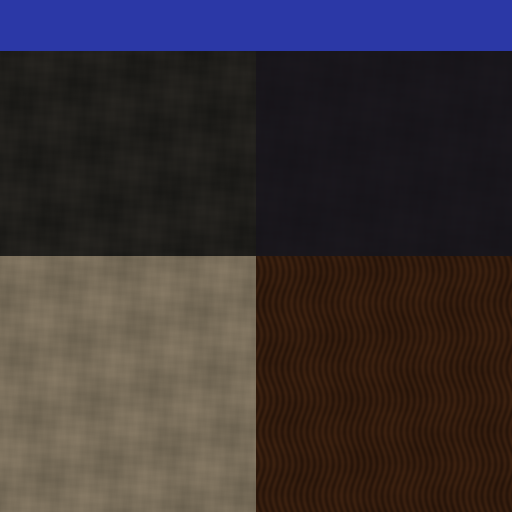
#> input picture output/arena/arena-atlas-1024-basecolor.png, 1024 x 1024 px, given in place of arena-pillar.png, which was not available (shown at 1/2 size)
$ python make_asset_preview.py
#> lines starting #> are read from the running program, lines starting #| are printed output that depends on the picture; pictures that were not available may be replaced by others from this repository, and a replacement may not be noted
"""Assemble actual Blender renders into a labeled contact sheet."""
from pathlib import Path
from PIL import Image, ImageDraw, ImageFont
root=Path(__file__).resolve().parent.parent
names=['arena-pillar','arena-crate','arena-platform','arena-wall-segment','arena-low-wall',
       'arena-broken-pillar','arena-rubble','arena-stairs','arena-brazier','arena-spawn-circle',
       'arena-banner','stone-floor','stone-wall']
labels=['Stone pillar','Wooden crate','Central platform','Wall segment','Low wall',
        'Broken pillar','Rubble','Stairs','Brazier','Spawn circle','Banner','Stone floor','Stone wall']
font_path=Path('C:/Windows/Fonts/segoeui.ttf')
font=ImageFont.truetype(str(font_path),22)
title_font=ImageFont.truetype(str(font_path),36)
sheet=Image.new('RGB',(1600,1840),(29,27,26));draw=ImageDraw.Draw(sheet)
draw.text((32,22),'TEMNORID ARENA · ACTUAL ASSET RENDERS',font=title_font,fill=(232,223,205))
for i,(name,label) in enumerate(zip(names,labels)):
    col=i%4;row=i//4;x=col*400+14;y=82+row*435
    im=Image.open(root/'output/arena'/f'{name}.png').convert('RGB').resize((372,372),Image.Resampling.LANCZOS)
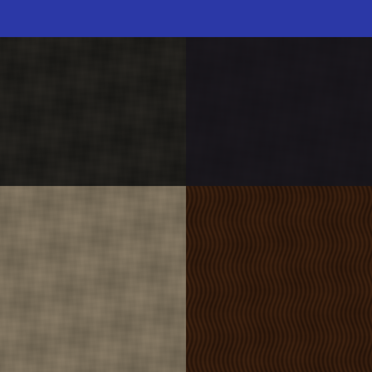
#> im: PIL image 372x372 RGB; mean R, G, B 57.3, 49.4, 52.4
    sheet.paste(im,(x,y));draw.text((x+4,y+380),label,font=font,fill=(232,223,205))
#> after `sheet.paste(im, (x, y))`:
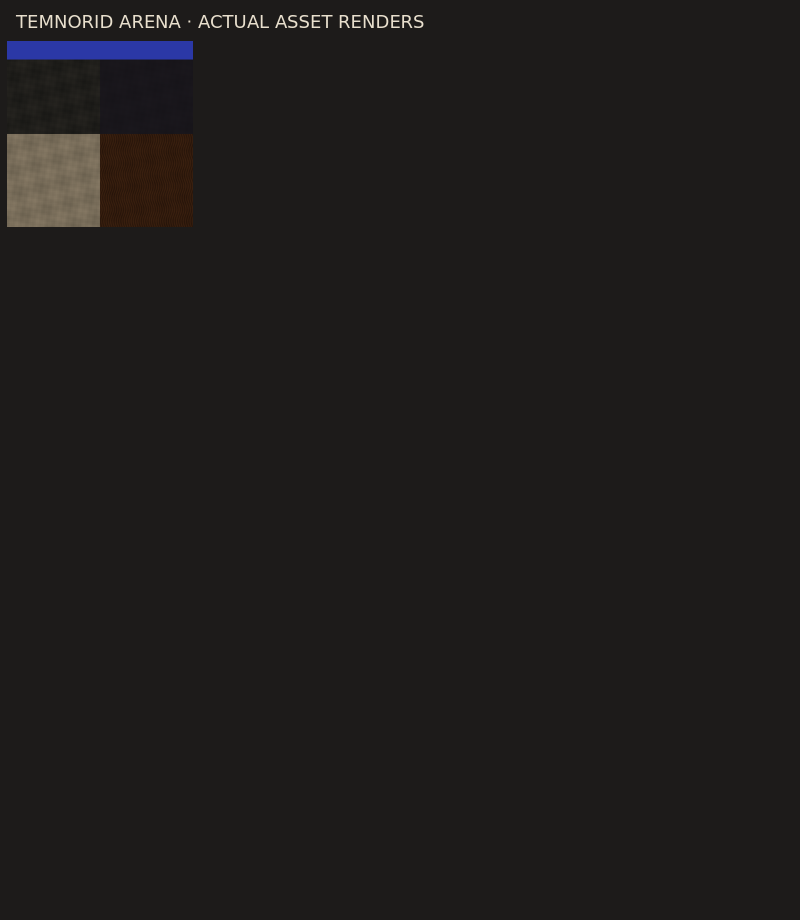
#> sheet: PIL image 1600x1840 RGB (shown at 1/2 size); mean R, G, B 30.8, 28.5, 27.6
#> pass 2 of the loop `for i,(name,label) in enumerate(zip(names,labels)):`:
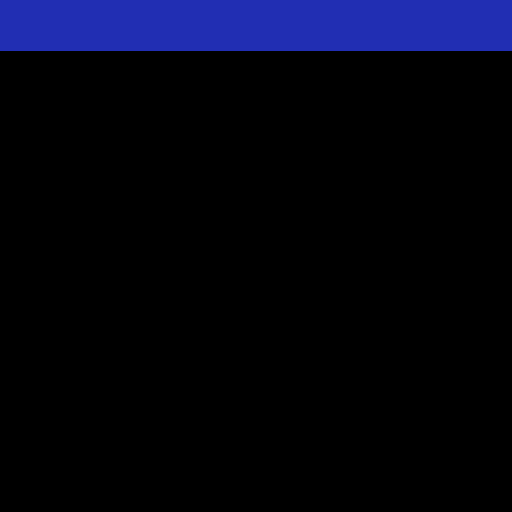
#> input picture output/arena/arena-atlas-1024-emissive.png, 1024 x 1024 px, given in place of arena-crate.png, which was not available (shown at 1/2 size)
#> `im=Image.open(root/'output/arena'/f'{name}.png').convert('RGB').resize..`:
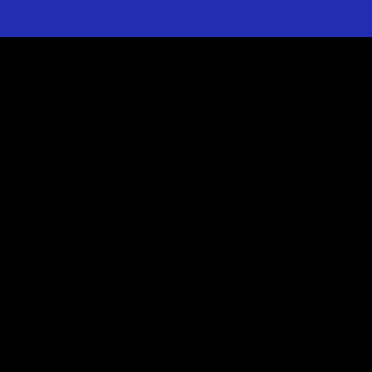
#> im: PIL image 372x372 RGB; mean R, G, B 3.3, 4.6, 17.8
#> `sheet.paste(im, (x, y))`:
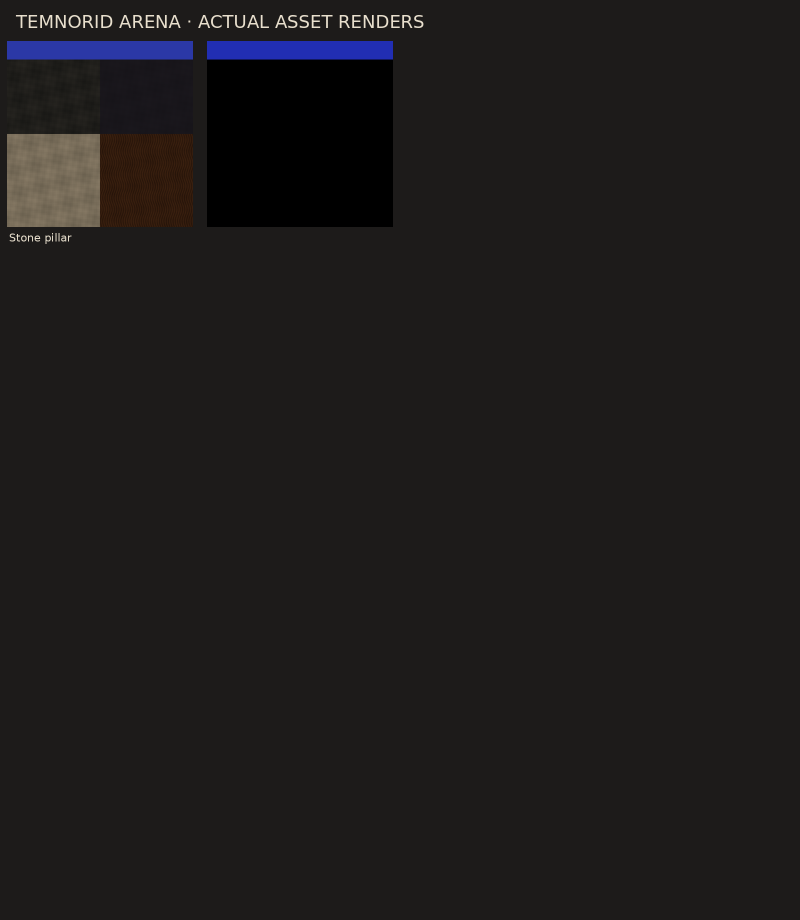
#> sheet: PIL image 1600x1840 RGB (shown at 1/2 size); mean R, G, B 29.6, 27.5, 27.3
#> (the run stopped early here; a loop or call above may not have finished)
